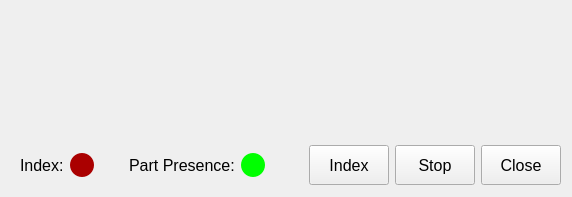
<?xml version="1.0" encoding="UTF-8"?>
<ui version="4.0">
 <class>HopperDialog</class>
 <widget class="QDialog" name="HopperDialog">
  <property name="geometry">
   <rect>
    <x>0</x>
    <y>0</y>
    <width>572</width>
    <height>197</height>
   </rect>
  </property>
  <property name="windowTitle">
   <string>Hopper Conveyor </string>
  </property>
  <layout class="QVBoxLayout" name="verticalLayout">
   <item>
    <widget class="QLabel" name="msg">
     <property name="sizePolicy">
      <sizepolicy hsizetype="Preferred" vsizetype="Expanding">
       <horstretch>0</horstretch>
       <verstretch>0</verstretch>
      </sizepolicy>
     </property>
     <property name="font">
      <font>
       <pointsize>12</pointsize>
      </font>
     </property>
     <property name="styleSheet">
      <string notr="true">color: rgb(170, 0, 0);</string>
     </property>
     <property name="text">
      <string/>
     </property>
     <property name="wordWrap">
      <bool>true</bool>
     </property>
    </widget>
   </item>
   <item>
    <layout class="QHBoxLayout" name="horizontalLayout">
     <item>
      <widget class="QWidget" name="widget" native="true">
       <layout class="QHBoxLayout" name="horizontalLayout_2">
        <item>
         <widget class="QLabel" name="label">
          <property name="font">
           <font>
            <pointsize>12</pointsize>
           </font>
          </property>
          <property name="text">
           <string>Index:</string>
          </property>
         </widget>
        </item>
        <item>
         <widget class="QLabel" name="indexed">
          <property name="minimumSize">
           <size>
            <width>24</width>
            <height>24</height>
           </size>
          </property>
          <property name="maximumSize">
           <size>
            <width>24</width>
            <height>24</height>
           </size>
          </property>
          <property name="styleSheet">
           <string notr="true">background-color: #aa0000;
border-radius: 12px;</string>
          </property>
          <property name="text">
           <string/>
          </property>
         </widget>
        </item>
        <item>
         <spacer name="horizontalSpacer">
          <property name="orientation">
           <enum>Qt::Horizontal</enum>
          </property>
          <property name="sizeHint" stdset="0">
           <size>
            <width>40</width>
            <height>20</height>
           </size>
          </property>
         </spacer>
        </item>
        <item>
         <widget class="QLabel" name="label_2">
          <property name="font">
           <font>
            <pointsize>12</pointsize>
           </font>
          </property>
          <property name="text">
           <string>Part Presence:</string>
          </property>
         </widget>
        </item>
        <item>
         <widget class="QLabel" name="present">
          <property name="minimumSize">
           <size>
            <width>24</width>
            <height>24</height>
           </size>
          </property>
          <property name="maximumSize">
           <size>
            <width>24</width>
            <height>24</height>
           </size>
          </property>
          <property name="styleSheet">
           <string notr="true">background-color: #00ff00;
border-radius: 12px;</string>
          </property>
          <property name="text">
           <string/>
          </property>
         </widget>
        </item>
        <item>
         <spacer name="horizontalSpacer_2">
          <property name="orientation">
           <enum>Qt::Horizontal</enum>
          </property>
          <property name="sizeHint" stdset="0">
           <size>
            <width>40</width>
            <height>20</height>
           </size>
          </property>
         </spacer>
        </item>
       </layout>
      </widget>
     </item>
     <item>
      <widget class="QToolButton" name="btn_index">
       <property name="minimumSize">
        <size>
         <width>80</width>
         <height>40</height>
        </size>
       </property>
       <property name="font">
        <font>
         <pointsize>12</pointsize>
        </font>
       </property>
       <property name="text">
        <string>Index</string>
       </property>
      </widget>
     </item>
     <item>
      <widget class="QToolButton" name="btn_stop">
       <property name="minimumSize">
        <size>
         <width>80</width>
         <height>40</height>
        </size>
       </property>
       <property name="font">
        <font>
         <pointsize>12</pointsize>
        </font>
       </property>
       <property name="text">
        <string>Stop</string>
       </property>
      </widget>
     </item>
     <item>
      <widget class="QToolButton" name="btn_close">
       <property name="minimumSize">
        <size>
         <width>80</width>
         <height>40</height>
        </size>
       </property>
       <property name="font">
        <font>
         <pointsize>12</pointsize>
        </font>
       </property>
       <property name="text">
        <string>Close</string>
       </property>
      </widget>
     </item>
    </layout>
   </item>
  </layout>
 </widget>
 <resources/>
 <connections/>
</ui>
